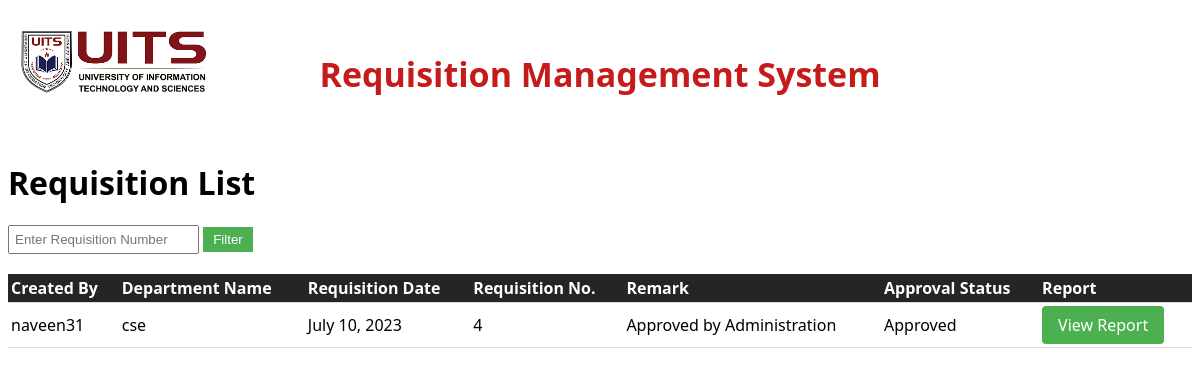
The app's page /homepage/requisition/list/naveen31/, older data.
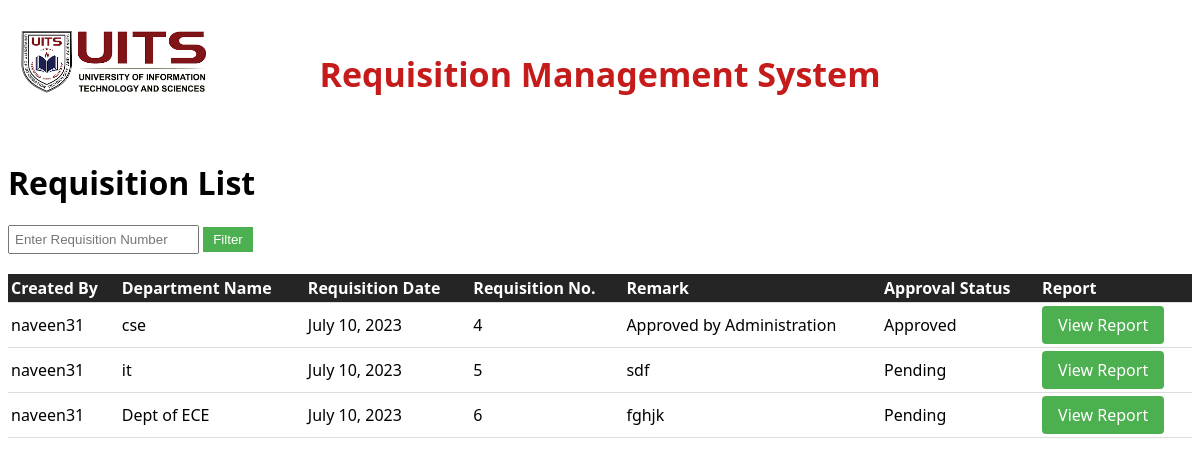
The same page, newer data.
### apps/models.py (models this page shows, shortened)
class Requisition(models.Model):
    user_name = models.CharField(max_length=100)
    department_name = models.CharField(max_length=100)
    requisition_date = models.DateField(default=datetime.today())
    requisition_no = models.AutoField(primary_key=True)
    remark = models.TextField(blank=True)
    role_choices=(
        ('Department Head','Department Head'),
        ('Store Executive','Store Executive'),
         ('Administration','Administration'),
    )
    approval_role = models.CharField(max_length=100, choices=role_choices, default='Department Head')
    APPROVAL_CHOICES = (
        ('PENDING', 'Pending'),
        ('APPROVED', 'Approved'),
        ('REJECTED', 'Rejected'),
    )
    approval_status = models.CharField(max_length=20, choices=APPROVAL_CHOICES, default='PENDING')

### apps/views.py (the view)
# urls.py: path('homepage/requisition/list/<str:username>/', views.requisition_list, name='requisition_list'),
def requisition_list(request,username):
    requisition_number = request.GET.get('requisition_number')
    if requisition_number:
        requisitions = Requisition.objects.filter(requisition_no=requisition_number,user_name=username)
    else:
        requisitions = Requisition.objects.filter(user_name=username)
    return render(request, 'requisition_list.html', {'requisitions': requisitions})

### apps/templates/requisition_list.html (shortened to what this page needs)
<!DOCTYPE html>
<html>
<head>
</head>
<body>
    <div class="banner">
        <h1>Requisition Management System</h1>
        <div class="logo">
            <img src="/static/images/logo.png" alt="Logo">
        </div>
    </div>
    <h1>Requisition List</h1>
    <div class="filter-form">
        <form method="GET">
            <input type="text" name="requisition_number" placeholder="Enter Requisition Number">
            <button type="submit">Filter</button>
        </form>
    </div>
    {% if requisitions %}
        <table>
            <thead>
                <tr>
                    <th>Created By</th>
                    <th>Department Name</th>
                    <th>Requisition Date</th>
                    <th>Requisition No.</th>
                    <th>Remark</th>
                    <th>Approval Status</th>
                    <th>Report</th>
                </tr>
            </thead>
            <tbody>
                {% for requisition in requisitions %}
                    <tr>
                        <td>{{ requisition.user_name }}</td>
                        <td>{{ requisition.department_name }}</td>
                        <td>{{ requisition.requisition_date }}</td>
                        <td>{{ requisition.requisition_no }}</td>
                        <td>{{ requisition.remark }}</td>
                        <td>{{ requisition.get_approval_status_display }}</td>
                        <td>
                            <a href="{% url 'report' requisition.requisition_no %}" target="_blank" class="view-report-link">View Report</a>
                        </td>
                         </tr>
                {% endfor %}
            </tbody>
        </table>
    {% else %}
        <p class="empty-message">No requisitions found.</p>
    {% endif %}
</body>
</html>

Row changes from the older to the newer data that the page shows:
added Requisition: user_name "naveen31", department_name "it", requisition_date "July 10, 2023", requisition_no "5", remark "sdf", approval_status "Pending"
added Requisition: user_name "naveen31", department_name "Dept of ECE", requisition_date "July 10, 2023", requisition_no "6", remark "fghjk", approval_status "Pending"
